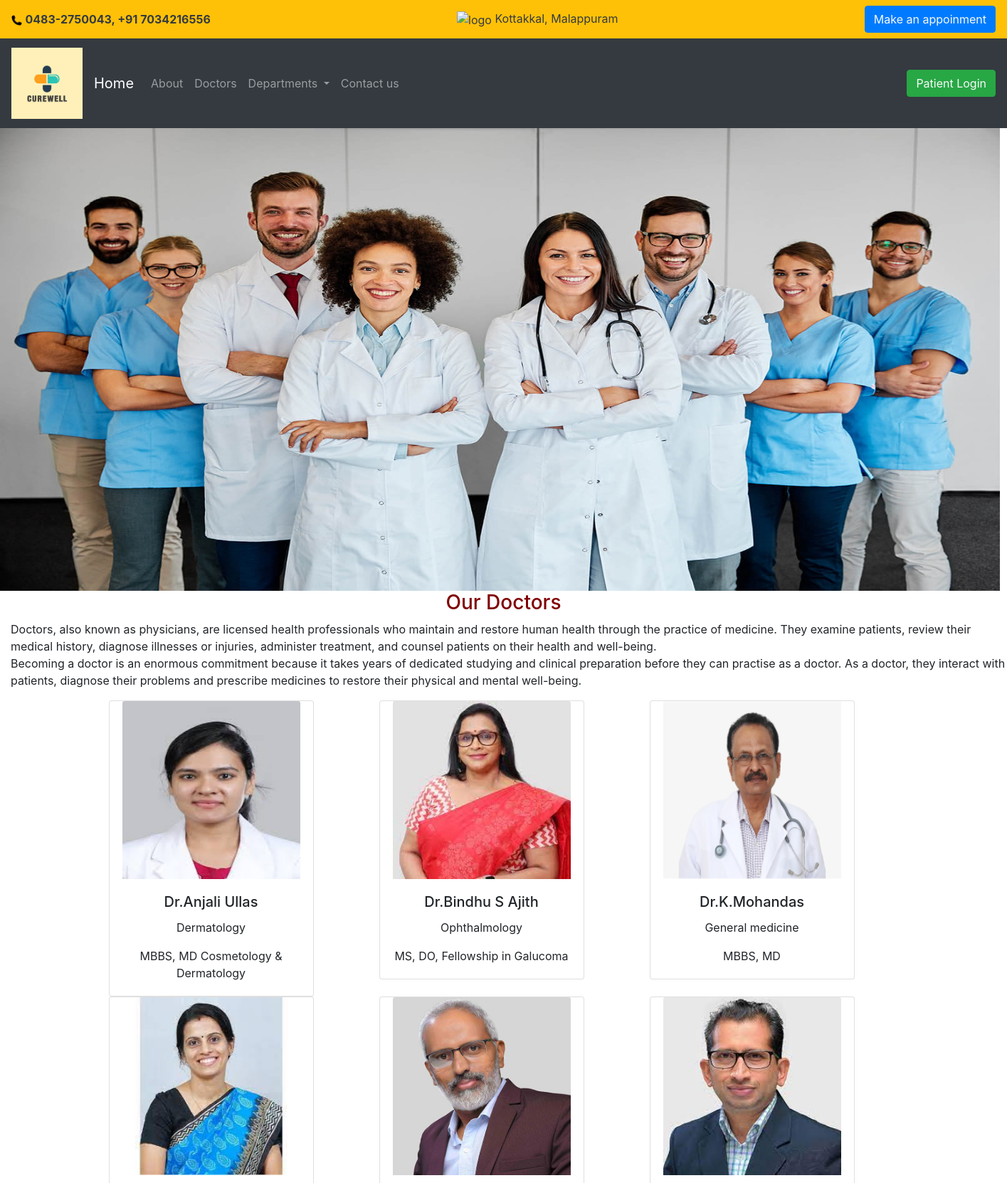
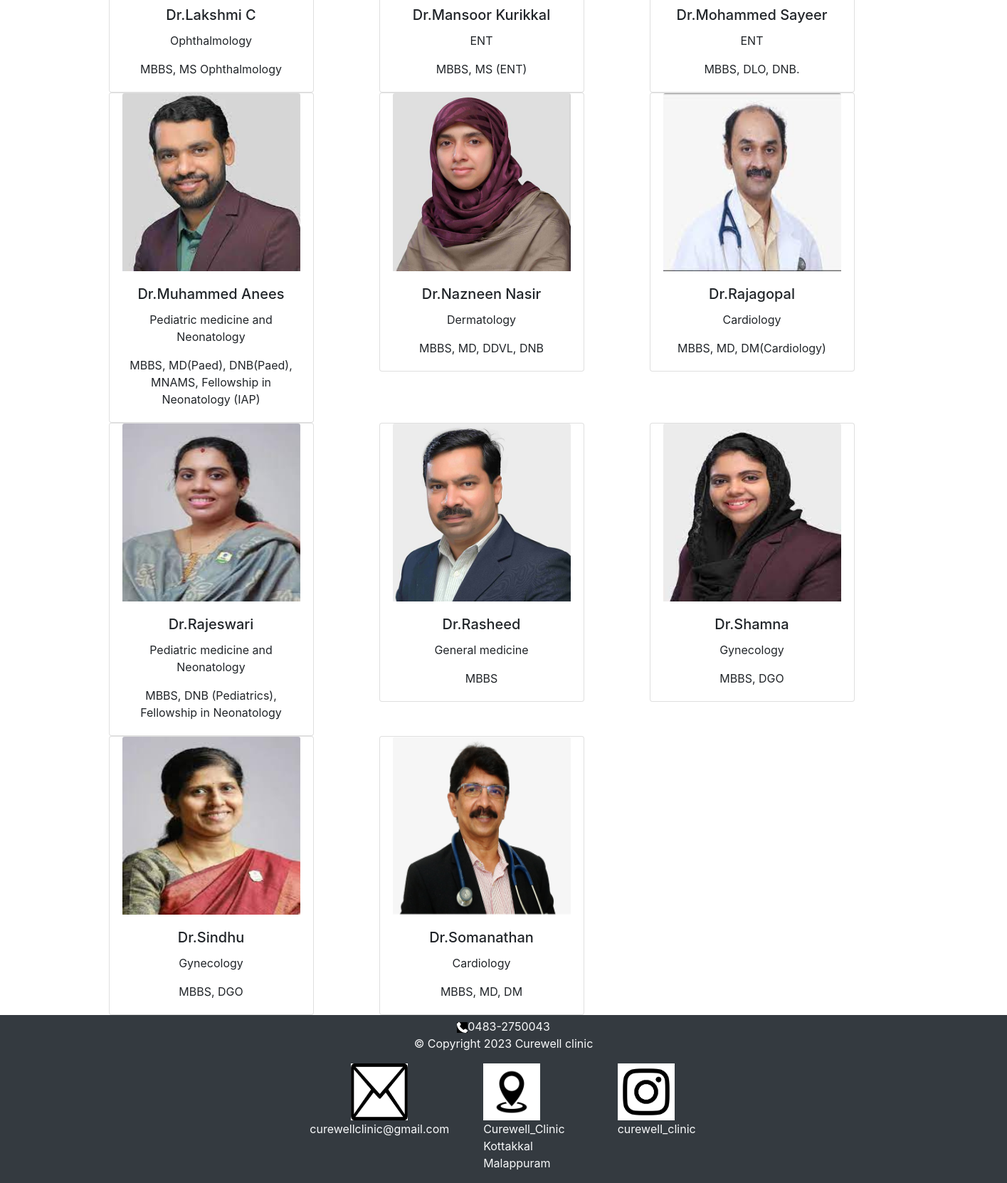
/ourdoctors/, run on the app's committed database (2 pictures, top to bottom).
### Curewell/models.py (models this page shows, shortened)
class Doctors(models.Model):
    name = models.CharField(max_length=200, unique=True)
    slug = models.SlugField(max_length=250, unique=True)
    department = models.ForeignKey(Department, on_delete=models.CASCADE)
    qualification = models.CharField(max_length=250)
    image = models.ImageField(upload_to='Doctors', blank=True)
    available = models.BooleanField(default=True)
    class Meta:
        ordering = ('name',)
        verbose_name = 'Doctor'
        verbose_name_plural = 'Doctors'

class Department(models.Model):
    name = models.CharField(max_length=250, unique=True)
    slug = models.SlugField(max_length=250, unique=True)
    description =models.TextField(blank=True)
    image = models.ImageField(upload_to='Departments',blank=True)
    class Meta:
        ordering = ('name',)
        verbose_name = 'Department'
        verbose_name_plural = 'Departments'
    def get_url(self):
        return reverse('doctors_by_department', args=[ self.slug])
    def __str__(self):
        return '{}' .format(self.name)

### Curewell/views.py (the view)
# urls.py: path('ourdoctors/', views.ourdoctors, name='ourdoctors'),
def ourdoctors(request):
    doctors = None
    doctors = Doctors.objects.all().filter
    return render(request, 'ourdoctors.html', {'doctors':doctors})

### Curewell/context_processors.py (called while the page is built)
def my_links(request):
    links=Department.objects.all()
    return dict(links=links)

### templates/ourdoctors.html (shortened to what this page needs)
{% extends 'base.html' %}
{% load static %}
{% block content %}
<div>
<img src="{% static 'img/doctors.jpg' %}" alt="Doctors" width="1405" height="650" class="img-responsive" padding-left="50px">
</div>
<center>
  <h3 style="color:maroon;">Our Doctors</h3>
</center>
<div class="bg-img">
  <p style="padding-left:15px;">Doctors, also known as physicians, are licensed health professionals who maintain and restore human health through the practice of medicine. They examine patients, review their medical history, diagnose illnesses or injuries, administer treatment, and counsel patients on their health and well-being.<br>
    Becoming a doctor is an enormous commitment because it takes years of dedicated studying and clinical preparation before they can practise as a doctor. As a doctor, they interact with patients, diagnose their problems and prescribe medicines to restore their physical and mental well-being. </p>
</div>
<div class="container">
  <div class="row">
    {% for doctor in doctors %}
      <div class="col-9 col-sm-12 col-md-4 col-lg-4">
        <div class="card text-center" style="width: 18rem;">
            <a href="{{ doctor.get_url }}"><img class="card-img-top" src="{{ doctor.image.url }}" style="width:250px;height:250px;" alt="{{doctor.name}}"></a>
          <div class="card-body">
            <h5 class="card-title">{{doctor.name}}</h5>
            <p class="card-text">{{doctor.department}}</p>
            <p class="card-text">{{doctor.qualification}}</p>
          </div>
        </div>
      </div>
    {% endfor %}
  </div>
</div>
{% endblock content %}

### templates/base.html (shortened to what this page needs)
{% load static %}
<!DOCTYPE html>
<html lang="en">
<head>
    <link rel="stylesheet" href="https://cdn.jsdelivr.net/npm/bootstrap@4.0.0/dist/css/bootstrap.min.css"
</head>
<body>
    <div>
     {% include 'navbar.html' %}
         {% block content %}
        {% endblock content %}
    </div>
        {% include 'footer.html' %}
</body>
</html>

### templates/navbar.html (shortened to what this page needs)
{% load static %}
<nav class="navbar navbar-dark text-dark bg-warning">
<div>
    <img src="{% static 'img/call.png' %}" alt="logo" width="15" height="15">
    <b>0483-2750043, +91 7034216556</b>
</div>
    <div>
        <img src="{% static 'img/location.jpg' %}" alt="logo" width="15" height="15">
        Kottakkal, Malappuram
    </div>
    <form class="form-inline">
        <button class="btn btn-primary my-2 my-md-0" type="submit" ><a href="/booking" class="text-light">Make an appoinment</a></button>
 </form>
</nav>
   <nav class="navbar navbar-expand-lg navbar-dark bg-dark">
    <a class="navbar-brand" href="#">
    <img src="{% static 'img/Curewell_logo.jpeg' %}" alt="logo" width="100" height="100">
  </a>
  <a class="navbar-brand" href="{% url 'alldoctors' %}">Home</a>
  <div class="collapse navbar-collapse" id="navbarSupportedContent">
    <ul class="navbar-nav mr-auto">
      <li class="nav-item">
        <a class="nav-link" href="{% url 'aboutus' %}">About</a>
      </li>
      <li class="nav-item">
        <a class="nav-link" href="{% url 'ourdoctors' %}">Doctors</a>
      </li>
      <li class="nav-item dropdown">
        <a class="nav-link dropdown-toggle" href="#" id="navbarDropdown" role="button" data-toggle="dropdown" aria-haspopup="true" aria-expanded="false">
          Departments
        </a>
      <li class="nav-item">
        <a class="nav-link" href="{% url 'contactus' %}">Contact us</a>
      </li>
    </ul>
     <form class="form-inline">
      <button class="btn btn-success my-2 my-sm-0" type="submit"><a href="/patient" class="text-light">Patient Login</a></button>
     <br>
     </form>
  </div>
</nav>

### templates/footer.html
{% load static %}
{% block content %}
<footer class="pt-1 pb-0.5 bg-dark text-light">
    <div class="container">
      <div class="row align-items-center">
        <div class="col-12 col-md-12 mt-4 mt-md-0 text-center">
            <img src="{% static 'img/calling.png' %}" alt="logo" width="15" height="15">0483-2750043
    <p>
    &copy Copyright 2023 Curewell clinic
  </p>
   <center>
       <div class="container" style="padding-left:250px;">
      <div class="row">
        <div class="col-sm-4">
    <img src="{% static 'img/mail_white.png' %}" alt="logo" width="80" height="80">
       <p> curewellclinic@gmail.com
     </p>
  </div>
          <div class="row">
        <div class="col-sm-4 text-center">
          <img src="{% static 'img/address.jpg' %}" alt="logo" width="80" height="80">
       <p>Curewell_Clinic Kottakkal<br>
           Malappuram  <br>
     </p>
        </div>
              </div>
              <div class="row ">
        <div class="col-sm-4 text-center">
          <img src="{% static 'img/insta.jpg' %}" alt="logo" width="80" height="80">
        <p>curewell_clinic</p>
</div>
              </div>
</div>
  </div>
            </div>
          </div>
</div>
</footer>
{% endblock content %}

### data on the page
Doctors: image (picture), name "Dr.Anjali Ullas", department "Dermatology", qualification "MBBS, MD Cosmetology & Dermatology"
Doctors: image (picture), name "Dr.Bindhu S Ajith", department "Ophthalmology", qualification "MS, DO, Fellowship in Galucoma"
Doctors: image (picture), name "Dr.K.Mohandas", department "General medicine", qualification "MBBS, MD"
Doctors: image (picture), name "Dr.Lakshmi C", department "Ophthalmology", qualification "MBBS, MS Ophthalmology"
Doctors: image (picture), name "Dr.Mansoor Kurikkal", department "ENT", qualification "MBBS, MS (ENT)"
Doctors: image (picture), name "Dr.Mohammed Sayeer", department "ENT", qualification "MBBS, DLO, DNB."
Doctors: image (picture), name "Dr.Muhammed Anees", department "Pediatric medicine and Neonatology", qualification "MBBS, MD(Paed), DNB(Paed), MNAMS, Fellowship in Neonatology (IAP)"
Doctors: image (picture), name "Dr.Nazneen Nasir", department "Dermatology", qualification "MBBS, MD, DDVL, DNB"
Doctors: image (picture), name "Dr.Rajagopal", department "Cardiology", qualification "MBBS, MD, DM(Cardiology)"
Doctors: image (picture), name "Dr.Rajeswari", department "Pediatric medicine and Neonatology", qualification "MBBS, DNB (Pediatrics), Fellowship in Neonatology"
Doctors: image (picture), name "Dr.Rasheed", department "General medicine", qualification "MBBS"
Doctors: image (picture), name "Dr.Shamna", department "Gynecology", qualification "MBBS, DGO"
Doctors: image (picture), name "Dr.Sindhu", department "Gynecology", qualification "MBBS, DGO"
Doctors: image (picture), name "Dr.Somanathan", department "Cardiology", qualification "MBBS, MD, DM"
